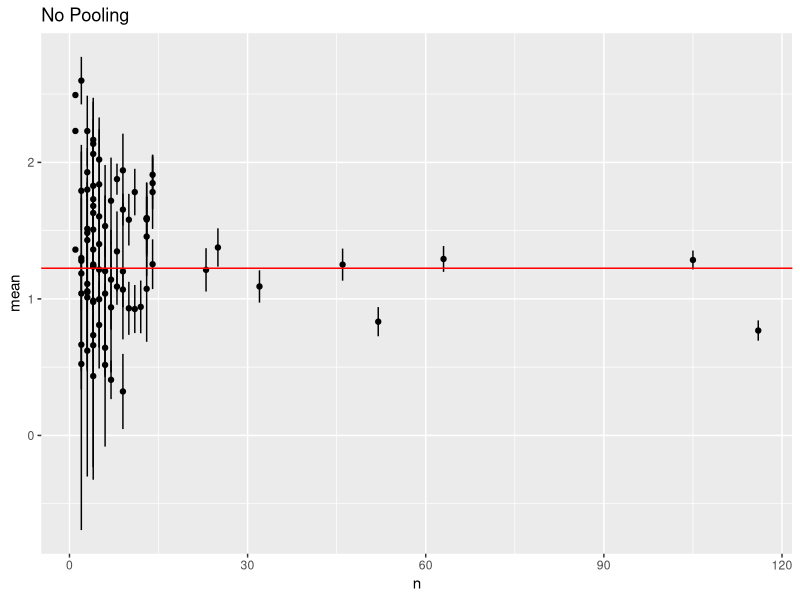
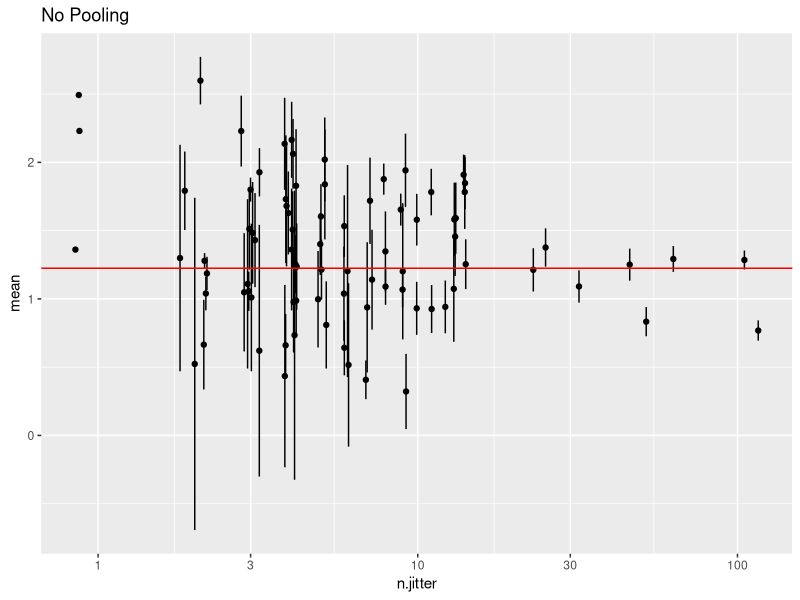
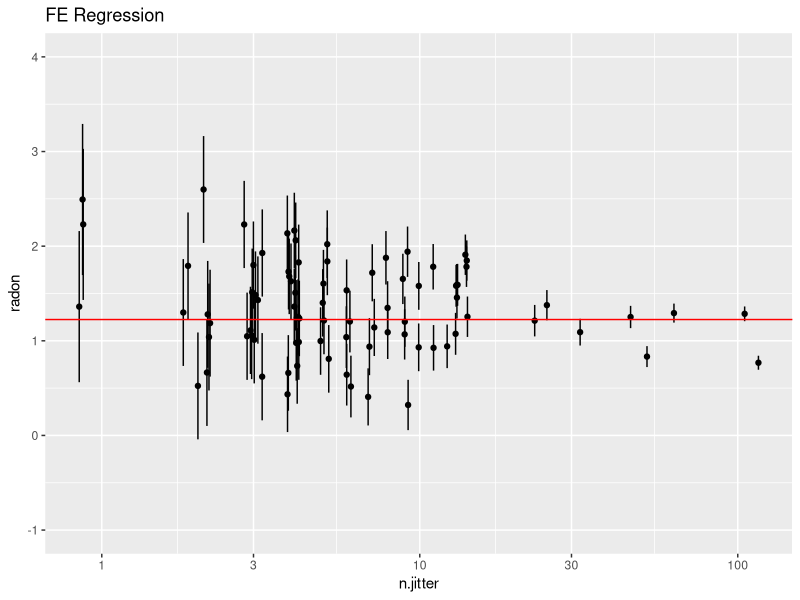
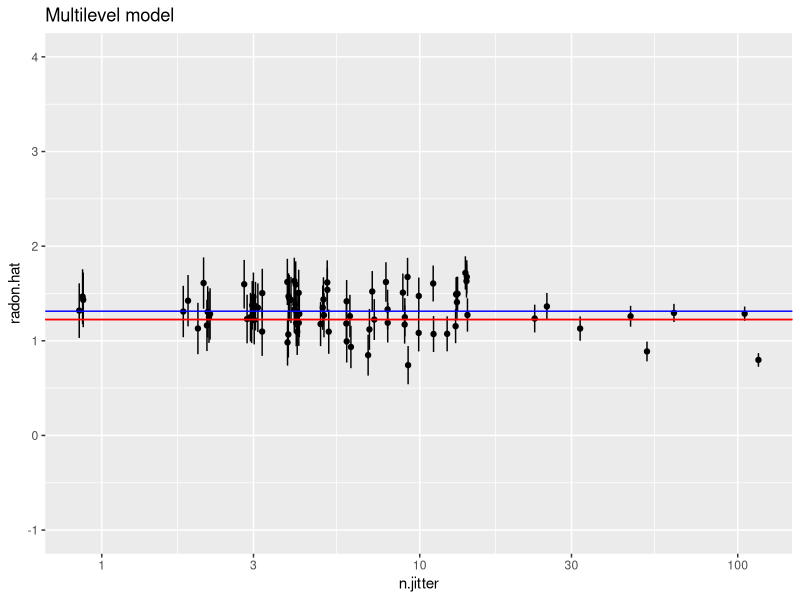
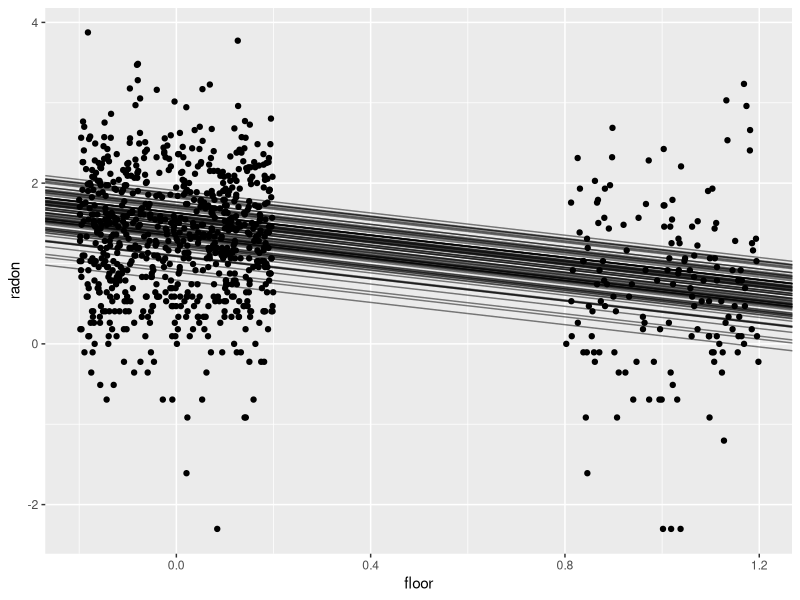
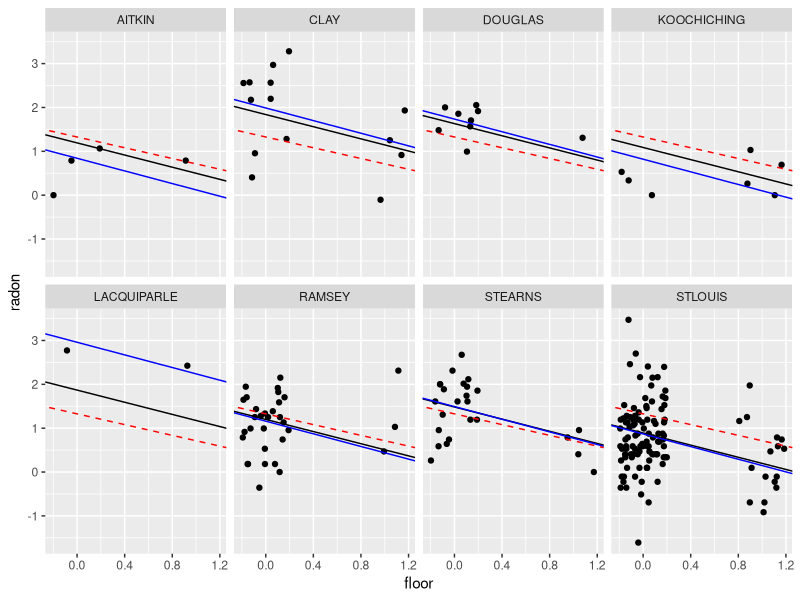

Reproduce these figures in R, in order.
##
## Radon example
##
## Code heavily adapted from code for G&H Chapter 12 & 13
## Miratrix, 2019
##

library( arm )
library( tidyverse )


##
## Read & generate county-level summary statistics
##

houses = read.csv( "houses.csv", as.is=TRUE )
counties = read.csv( "counties.csv", as.is=TRUE )
houses = merge( houses, counties, by="cty_id" )

head( houses )

# Let's get some good variable names
houses = rename( houses, radon=y,
                 floor = x )


# What is overall mean across all houses
ybar.houses = mean(houses$radon)


# Calc number of counties
J = length( unique( houses$cty_id ) )
J



###############################################################################################
##
## For each county, calculate mean and SE for the mean (without any pooling or joint model)
##
###############################################################################################

houses$county = as.factor( houses$county )
levels( houses$county )

counties = houses %>% group_by( cty_id, county ) %>%
  summarise(       mean = mean( radon ),
                   var = var( radon ),
                   n = n() )
head( counties )
nrow( counties )

counties = mutate( counties, SE = sqrt( var ) / sqrt( n ) )

ggplot( counties, aes( n, mean ) ) +
  geom_point() +
  geom_errorbar( aes( ymin = mean - SE, ymax = mean + SE ), width=0 ) +
  labs( title= "No Pooling") +
  geom_hline( yintercept = ybar.houses, col="red" )


# Change the x-axis to be prettier.

# We first wiggle the n so we can see all the counties with same number of houses
counties$n.jitter = jitter( counties$n )

# We then use log axis to see the small n areas
ggplot( counties, aes( n.jitter, mean ) ) +
  geom_point() +
  geom_errorbar( aes( ymin = mean - SE, ymax = mean + SE ), width=0 ) +
  labs( title= "No Pooling") +
  geom_hline( yintercept = ybar.houses, col="red" ) +
  scale_x_log10( breaks=c(1,3,10,30, 100 ) )




###############################################################################################
##
## Fixed effect regression
##
###############################################################################################



lm.FE <- lm ( radon ~ 0 + county, data=houses)
display( lm.FE )

coef( lm.FE )

# This code makes our county-level aggregate dataset have the same order of counties as our 
# factor levels in 'county'.
# We need this to make sure that when we add in our coefficients we are getting all the things matched up right.
counties = arrange( counties, county )
all( levels( houses$county ) == as.character( counties$county ) )


FE.results = data.frame( radon = coef( lm.FE ),
                         SE = se.coef( lm.FE ) )
head( FE.results )
head( counties )

# Just checking: check our order
rbind( rownames( FE.results ), as.character( counties$county ) )

FE.results$n.jitter = counties$n.jitter

ggplot( FE.results, aes( n.jitter, radon ) ) +
  geom_point() +
  geom_errorbar( aes( ymin = radon - SE, ymax = radon + SE ), width=0 ) +
  labs( title= "FE Regression") +
  geom_hline( yintercept = ybar.houses, col="red" ) +
  coord_cartesian( ylim=c(-1, 4 ) ) +
  scale_x_log10( breaks=c(1,3,10,30, 100 ) )





###############################################################################################
##
## Random intercept, no predictors
##
###############################################################################################


## Fitting a random intercept (no predictor) model and then
## Generating G&H, Figure 12.1 (b)

library( lme4 )
mn.mod = lmer( radon ~ 1 + (1|county), data=houses )

# Coef is the pooled regression line for each county (so fixed + random). coef()
# gives back an entire set of results for each random effect term (we only have
# one, in general, but this allows for what are called "crossed-effect models"
# later on).
coefs = coef( mn.mod )$county
head( coefs )

# Here are the random effects (without the fixed intercept being added in; note
# negative values).
ranefs = ranef( mn.mod )$county
head( ranefs )

# And fixed effects
fixef( mn.mod )

# And SEs of the random effects
# Warning: we convert to dataframe because arm package leaves it as a matrix
ses = as.data.frame( se.ranef( mn.mod )$county )
head( ses )

# Here we put all our pieces together
coefs = coef( mn.mod )$county
coefs = rename( coefs, radon.hat = `(Intercept)`)
coefs = mutate( coefs, 
                county = rownames( coefs ),
                SE.MLM = ses$`(Intercept)` )
head( coefs )

counties = merge( counties, coefs, by= "county" )
head( counties )
nrow( counties )

ggplot( counties, aes( n.jitter, radon.hat ) ) +
  geom_point() +
  geom_errorbar( aes( ymin = radon.hat - SE.MLM, ymax = radon.hat + SE.MLM ), width=0 ) +
  labs( title= "Multilevel model") +
  geom_hline( yintercept = ybar.houses, col="red" ) +
  coord_cartesian( ylim=c(-1, 4 ) ) +
  geom_hline(yintercept=ybar.houses, col="red") +
  geom_hline(yintercept=fixef(mn.mod)[[1]], col="blue" ) +
  scale_x_log10( breaks=c(1,3,10,30, 100 ) )





###############################################################################################
##
## Random intercept, Level-1 predictor (of floor)
##
###############################################################################################

# No pooling version
Munpooled = lm( radon ~ 0 + county + floor , data = houses )
coef( Munpooled )
unpooled.lines = data.frame( alpha_j = coef(Munpooled)[1:85],
                             floor = coef(Munpooled)[[86]] )
head( unpooled.lines )

# make county ID by doing string substitution (removing "county" from all our row names)
unpooled.lines$county = gsub( "county", "", rownames(unpooled.lines) )


# With random intercept
M2 = lmer( radon ~ 1 + floor + (1|county), data=houses )
display( M2 )

fit.counties = coef( M2 )$county
head( fit.counties )

# We get back a data frame, one row per county
class( fit.counties )

fit.counties = rename( fit.counties, 
                       alpha_j = `(Intercept)` )
fit.counties$county = rownames( fit.counties )


# Plot all of our individual county lines
ggplot( houses, aes( floor, radon ) ) +
  geom_jitter( width=0.2, height=0 ) +
  geom_abline( data=fit.counties, aes( intercept = alpha_j, slope=floor ), alpha=0.5 )


##
## The following code subsets our data (and all our fit models) to 8 counties
## so we can see individual county stories
##

# Filter to a subset of counties
display8 <- c ( 27073, 27001, 27071, 27041, 27027, 27145, 27123, 27137 ) # counties to be displayed (by id)
counties = counties$county[ pmatch( display8, counties$cty_id ) ]
counties
houses.8 <- filter( houses, cty_id %in% display8 )

# This identifies the county names for our 8 counties.
display8 = unique( houses.8$county )
display8

# Find all our fit county info for our 8 counties
fit.8 = filter( fit.counties, county %in% display8 )
fit.8

# Get our unpoooled lines as well
unpooled.8 = filter( unpooled.lines, county %in% display8 )


# Get our completely pooled model for reference (this is the same for all
# counties)
Mpool = lm( radon ~ 1 + floor, data = houses )
coef( Mpool )


# Plot all of our individual county lines
ggplot( houses.8, aes( floor, radon ) ) +
  facet_wrap( ~ county, nrow=2 ) +
  geom_jitter( width=0.2, height=0 ) +
  geom_abline( data=fit.8, aes( intercept = alpha_j, slope=floor ) ) +
  geom_abline( data=unpooled.8, aes( intercept = alpha_j, slope=floor), col="blue" ) +
  geom_abline( intercept = coef(Mpool)[[1]], slope=coef(Mpool)[[2]], col="red", lty=2 )
